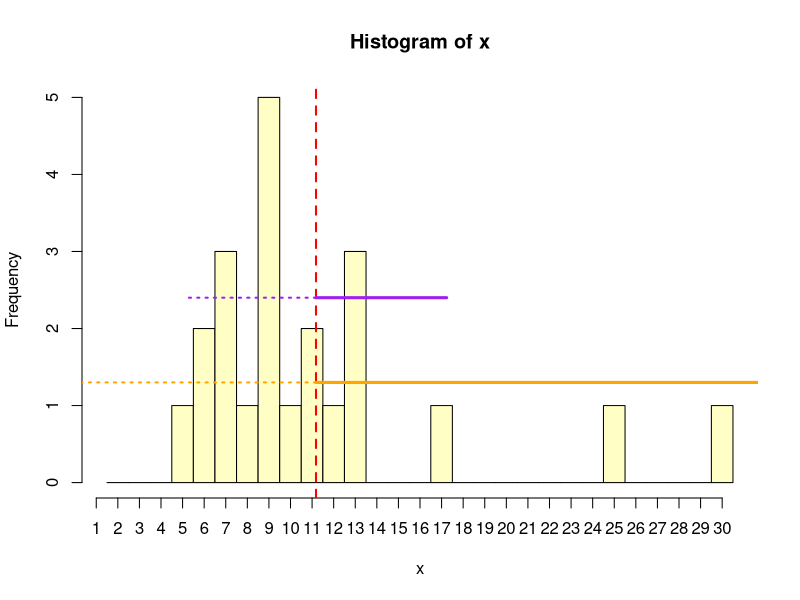

Recreate this plot in R.
set.seed(0)

x <- floor(rnorm(n = 20, mean = 10, sd = 3))
x <- c(x, 25, 30)
hist(x, breaks = 1:30 + 0.5, xaxt = "n", col = "#fffec5")
axis(1, at = 1:30, gap.axis = 0)
abline(v = mean(x), col = "red", lty = 2, lwd = 2)

# variance ====
sum((x - mean(x))^2) / (length(x))
var(x)
sum((x - mean(x))^2) / (length(x) - 1)
segments(x0 = mean(x), y0 = 1.3, x1 = mean(x) + var(x), col = "orange", lwd = 3)
segments(x0 = mean(x), y0 = 1.3, x1 = mean(x) - var(x), col = "orange", lwd = 2, lty = 3)

# standard deviation ====
sqrt(sum((x - mean(x))^2) / length(x))
sd(x)
sqrt(sum((x - mean(x))^2) / (length(x) - 1))
segments(x0 = mean(x), y0 = 2.4, x1 = mean(x) + sd(x), col = "purple", lwd = 3)
segments(x0 = mean(x), y0 = 2.4, x1 = mean(x) - sd(x), col = "purple", lwd = 2, lty = 3)